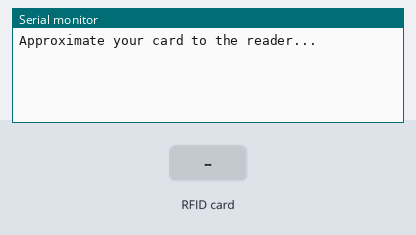
Bench run of a sketch on a simulated Arduino Mega 2560, built with avr-gcc and run on an emulated ATmega2560. On the bench: the last lines printed to the serial monitor. Wiring (inferred from the names in the program): DS3231 clock at I2C address 0x68. The inputs (shaded band) are chosen by the test bench. The local clock reads 2024-03-15 10:24:30 at power-on unless the sketch sets it.

Above: at 1.2 s.
1.3 s: RFID card F4 D1 04 B0 held to the reader
At 2.2 s:
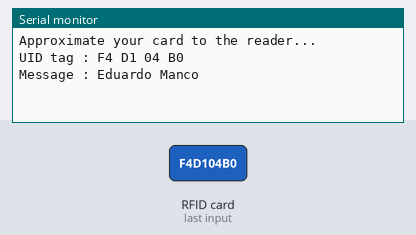
2.8 s: RFID card C6 18 26 9E held to the reader
At 6.7 s:
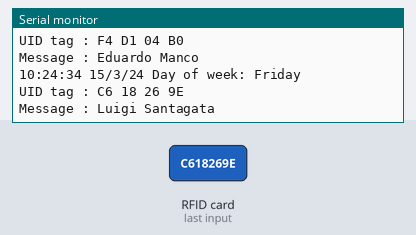

Measured:
- after the input at 1.3 s, the serial monitor: prints a new line at once (image 1)
- after the input at 2.8 s, the serial monitor: prints a new line after 2.5 s (image 2)

The sketch:

sketch_1.0.ino
```cpp
/*
 *
 * All the resources for this project: http://randomnerdtutorials.com/
 * Modified by Rui Santos
 *
 * Created by FILIPEFLOP
 *
 */

#include <SPI.h>
#include <MFRC522.h>
#include "Wire.h"

#define DS3231_I2C_ADDRESS 0x68
// Convert normal decimal numbers to binary coded decimal
#define SS_PIN 53
#define RST_PIN 5
MFRC522 mfrc522(SS_PIN, RST_PIN);   // Create MFRC522 instance.

byte decToBcd(byte val)
{
  return( (val/10*16) + (val%10) );
}
// Convert binary coded decimal to normal decimal numbers
byte bcdToDec(byte val)
{
  return( (val/16*10) + (val%16) );
}

void setup()
{
  Serial.begin(9600);   // Initiate a serial communication
  SPI.begin();      // Initiate  SPI bus
  mfrc522.PCD_Init();   // Initiate MFRC522
  Serial.println("Approximate your card to the reader...");
  Serial.println();
  Wire.begin();
  // set the initial time here:
  // DS3231 seconds, minutes, hours, day, date, month, year
  // setDS3231time(30,42,21,4,26,11,14);
}

void setDS3231time(byte second, byte minute, byte hour, byte dayOfWeek, byte
dayOfMonth, byte month, byte year)
{
  // sets time and date data to DS3231
  Wire.beginTransmission(DS3231_I2C_ADDRESS);
  Wire.write(0); // set next input to start at the seconds register
  Wire.write(decToBcd(second)); // set seconds
  Wire.write(decToBcd(minute)); // set minutes
  Wire.write(decToBcd(hour)); // set hours
  Wire.write(decToBcd(dayOfWeek)); // set day of week (1=Sunday, 7=Saturday)
  Wire.write(decToBcd(dayOfMonth)); // set date (1 to 31)
  Wire.write(decToBcd(month)); // set month
  Wire.write(decToBcd(year)); // set year (0 to 99)
  Wire.endTransmission();
}
void readDS3231time(byte *second,
byte *minute,
byte *hour,
byte *dayOfWeek,
byte *dayOfMonth,
byte *month,
byte *year)
{
  Wire.beginTransmission(DS3231_I2C_ADDRESS);
  Wire.write(0); // set DS3231 register pointer to 00h
  Wire.endTransmission();
  Wire.requestFrom(DS3231_I2C_ADDRESS, 7);
  // request seven bytes of data from DS3231 starting from register 00h
  *second = bcdToDec(Wire.read() & 0x7f);
  *minute = bcdToDec(Wire.read());
  *hour = bcdToDec(Wire.read() & 0x3f);
  *dayOfWeek = bcdToDec(Wire.read());
  *dayOfMonth = bcdToDec(Wire.read());
  *month = bcdToDec(Wire.read());
  *year = bcdToDec(Wire.read());
}
void displayTime()
{
  byte second, minute, hour, dayOfWeek, dayOfMonth, month, year;
  // retrieve data from DS3231
  readDS3231time(&second, &minute, &hour, &dayOfWeek, &dayOfMonth, &month,
  &year);
  // send it to the serial monitor
  Serial.print(hour, DEC);
  // convert the byte variable to a decimal number when displayed
  Serial.print(":");
  if (minute<10)
  {
    Serial.print("0");
  }
  Serial.print(minute, DEC);
  Serial.print(":");
  if (second<10)
  {
    Serial.print("0");
  }
  Serial.print(second, DEC);
  Serial.print(" ");
  Serial.print(dayOfMonth, DEC);
  Serial.print("/");
  Serial.print(month, DEC);
  Serial.print("/");
  Serial.print(year, DEC);
  Serial.print(" Day of week: ");
  switch(dayOfWeek){
  case 1:
    Serial.println("Sunday");
    break;
  case 2:
    Serial.println("Monday");
    break;
  case 3:
    Serial.println("Tuesday");
    break;
  case 4:
    Serial.println("Wednesday");
    break;
  case 5:
    Serial.println("Thursday");
    break;
  case 6:
    Serial.println("Friday");
    break;
  case 7:
    Serial.println("Saturday");
    break;
  }
}

void loop()
{
  // Look for new cards
  if ( ! mfrc522.PICC_IsNewCardPresent())
  {
    return;
  }
  // Select one of the cards
  if ( ! mfrc522.PICC_ReadCardSerial())
  {
    return;
  }
  //Show UID on serial monitor
  Serial.print("UID tag :");
  String content= "";
  byte letter;
  for (byte i = 0; i < mfrc522.uid.size; i++)
  {
     Serial.print(mfrc522.uid.uidByte[i] < 0x10 ? " 0" : " ");
     Serial.print(mfrc522.uid.uidByte[i], HEX);
     content.concat(String(mfrc522.uid.uidByte[i] < 0x10 ? " 0" : " "));
     content.concat(String(mfrc522.uid.uidByte[i], HEX));
  }
  Serial.println();
  Serial.print("Message : ");
  content.toUpperCase();
  if (content.substring(1) == "F4 D1 04 B0") //change here the UID of the card/cards that you want to give access
  {
    Serial.println("Eduardo Manco");
    delay(3000);
  }
  else if (content.substring(1) == "C6 18 26 9E") //change here the UID of the card/cards that you want to give access
  {
    Serial.println("Luigi Santagata");
    delay(3000);
  }

 else   {
    Serial.println("Scheda non valida");
    delay(3000);
  }
  displayTime(); // display the real-time clock data on the Serial Monitor,
  delay(1000); // every second
  Serial.println();
}

/*
 * /*
 * RTC & LCD
 *
 * Autore: Mauro Alfieri
 * Tw: @mauroalfieri
 *
 * Web: http://www.mauroalfieri.it

#include <Wire.h>
#include <RTClib.h>
#include <LiquidCrystal.h>

#define BACKLIGHT 2
#define CONTRAST  3

char buffer[10];

RTC_DS1307 RTC;
LiquidCrystal lcd(12, 11, 7, 6, 5, 4);

void setup () {
    pinMode( BACKLIGHT, OUTPUT );
    pinMode( CONTRAST, OUTPUT );
    digitalWrite( BACKLIGHT, HIGH );
    analogWrite( CONTRAST, 40 );

    Wire.begin();
    RTC.begin();
    lcd.begin(16, 2);

    RTC.sqw(1);
    if (! RTC.isrunning()) {
      RTC.adjust(DateTime(__DATE__, __TIME__));
    }
}

void loop () {

    DateTime now = RTC.now();
    lcd.clear();

    sprintf(buffer,  "%02d/%02d/%d", now.day(), now.month(), now.year());
    lcd.setCursor(0,0);
    lcd.print( buffer );

    char buffer[10] = "";

    sprintf(buffer,  "%02d:%02d:%02d", now.hour(), now.minute(), now.second());
    lcd.setCursor(0,1);
    lcd.print( buffer );

    delay(1000);
}
*/
```
